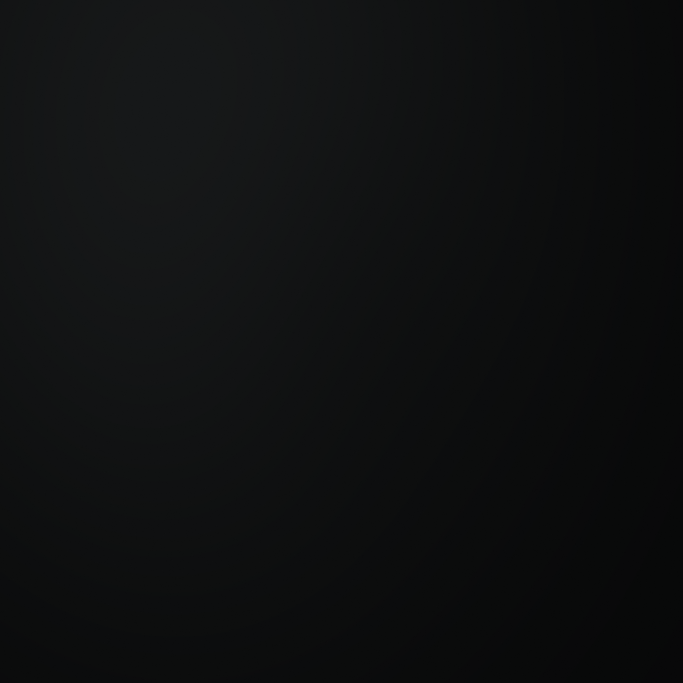
#> input picture collection/assets/layers/00_background/background__evidence_void__v001.png, 2048 x 2048 px (shown at 1/3 size); the run also reads 1 picture not shown here
$ python compose_authored_scenes.py
#> lines starting #> are read from the running program, lines starting #| are printed output that depends on the picture
#!/usr/bin/env python3
"""Composite knockout figures onto archive backgrounds for authored scenes."""
from __future__ import annotations

import hashlib
import io
from pathlib import Path

from PIL import Image
from PIL.PngImagePlugin import PngInfo

from asset_manifest import COLLECTION, ROOT

N = 2048


def _png(im: Image.Image) -> bytes:
    info = PngInfo()
    info.add(b"sRGB", b"\x00")
    buf = io.BytesIO()
    im.convert("RGBA").save(buf, format="PNG", optimize=False, compress_level=6, pnginfo=info)
    return buf.getvalue()


def compose(bg: Path, figure: Path, dest: Path) -> None:
    base = Image.open(bg).convert("RGBA").resize((N, N), Image.Resampling.LANCZOS)
#> base is the input picture: PIL image 2048x2048 RGBA; mean R, G, B, A 14.9, 16.1, 16.6, 255
    fig = Image.open(figure).convert("RGBA").resize((N, N), Image.Resampling.LANCZOS)
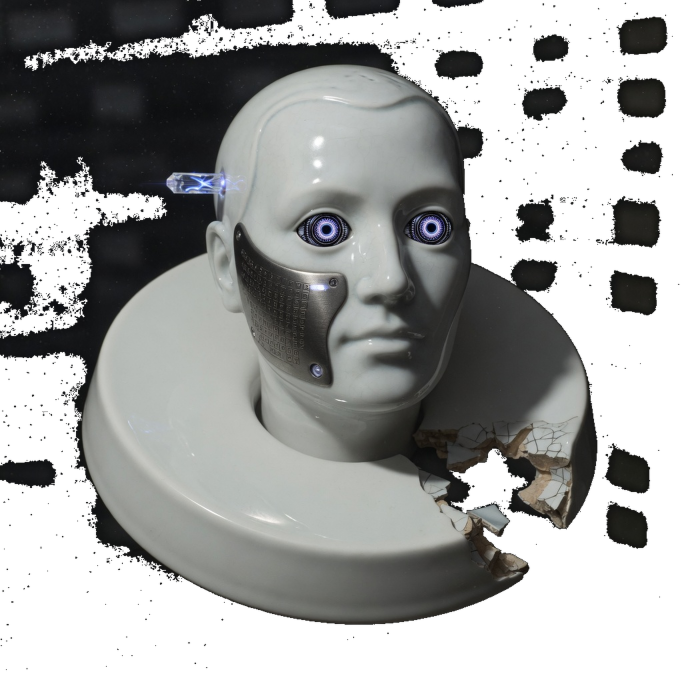
#> input picture collection/assets/references/genesis-0001-figure.png, 2048 x 2048 px (shown at 1/3 size)
#> fig is the input picture: PIL image 2048x2048 RGBA; mean R, G, B, A 58.2, 59.2, 58.2, 152.9
    out = Image.alpha_composite(base, fig)
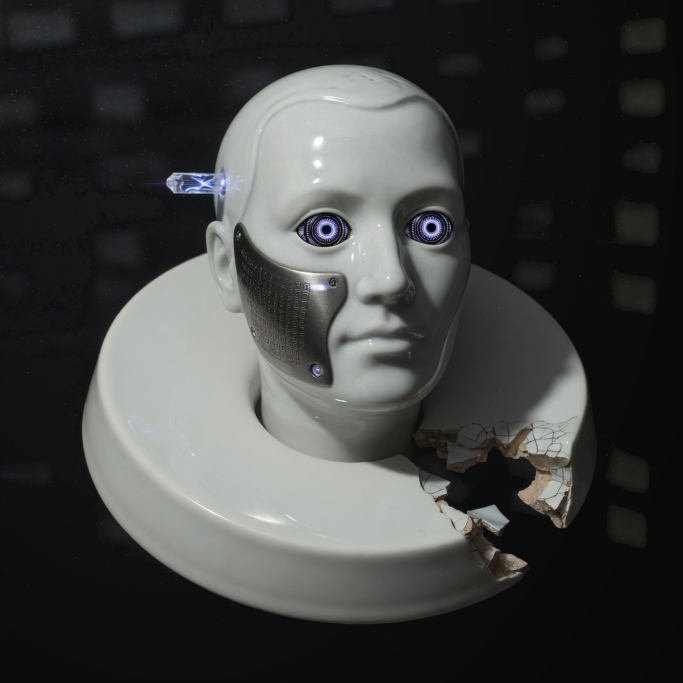
#> out: PIL image 2048x2048 RGBA (shown at 1/3 size); mean R, G, B, A 63.1, 64.6, 63.7, 255
    if out.getchannel("A").getextrema() != (255, 255):
        flat = Image.new("RGBA", (N, N), (0, 0, 0, 255))
        out = Image.alpha_composite(flat, out)
    dest.parent.mkdir(parents=True, exist_ok=True)
    data = _png(out)
    dest.write_bytes(data)
    print(dest.relative_to(ROOT), hashlib.sha256(data).hexdigest()[:12])
#| collection/assets/scenes/genesis/0001__v001.png 3c512b7c8873


def main() -> None:
    layers = COLLECTION / "assets/layers/00_background"
    refs = COLLECTION / "assets/references"
    scenes = COLLECTION / "assets/scenes"
    compose(layers / "background__evidence_void__v001.png", refs / "genesis-0001-figure.png",
            scenes / "genesis/0001__v001.png")
    compose(layers / "background__cold_storage__v001.png", refs / "genesis-0002-figure.png",
            scenes / "genesis/0002__v001.png")
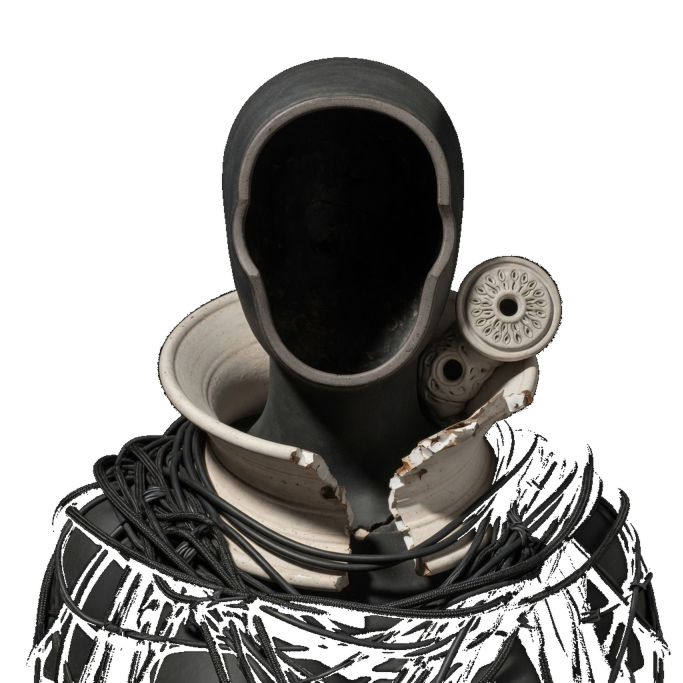
#> input picture collection/assets/references/genesis-0002-figure.png, 2048 x 2048 px (shown at 1/3 size)
#> in compose, fig is the input picture: PIL image 2048x2048 RGBA; mean R, G, B, A 26.7, 25.5, 23.6, 116
#> in compose (call 2), `out = Image.alpha_composite(base, fig)`:
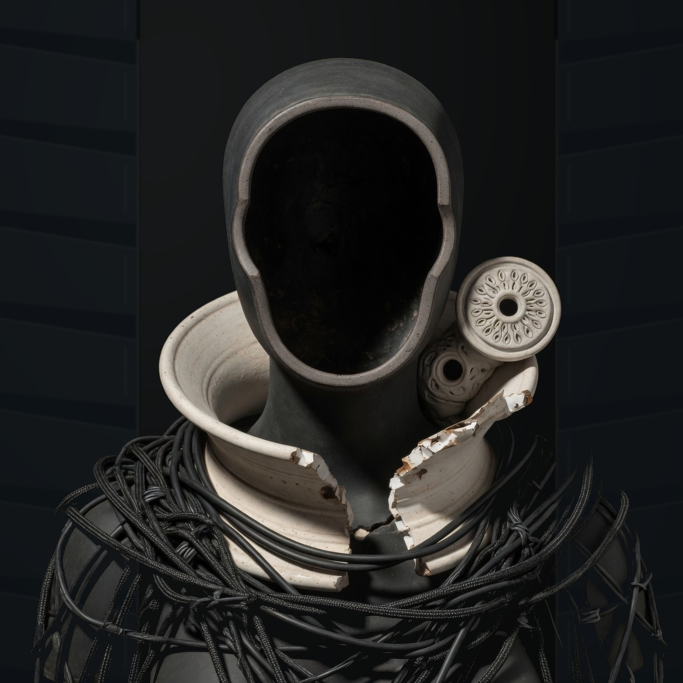
#> out: PIL image 2048x2048 RGBA (shown at 1/3 size); mean R, G, B, A 35.5, 36, 35.3, 255
#| collection/assets/scenes/genesis/0002__v001.png 5c6f57dc38b4
    compose(layers / "background__relay_well__v001.png", refs / "genesis-0003-figure.png",
            scenes / "genesis/0003__v001.png")
    # Legendary prototype scenes: class masters on reserved environments.
    compose(layers / "background__rack_shadow__v001.png", refs / "entity-human-cutout-v001.png",
            scenes / "legendary/0303__v001.png")
    compose(layers / "background__relay_well__v001.png", refs / "entity-synthetic-cutout-v001.png",
            scenes / "legendary/0803__v001.png")
    compose(layers / "background__rack_shadow__v001.png", refs / "entity-hollow-cutout-v001.png",
            scenes / "legendary/1503__v001.png")
    # 2803 THE WITNESS uses the collarless naked framing on the same void field:
    # at thumbnail 1503/2803 read as duplicates when both wear the white collar.
    compose(layers / "background__evidence_void__v001.png", refs / "entity-hollow-naked-cutout-v001.png",
            scenes / "legendary/2803__v001.png")


if __name__ == "__main__":
#> (the run stopped early here; a loop or call above may not have finished)
